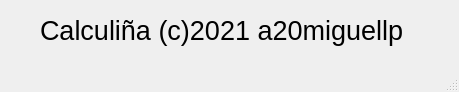
<?xml version="1.0" encoding="UTF-8"?>
<ui version="4.0">
 <class>infoWindow</class>
 <widget class="QMainWindow" name="infoWindow">
  <property name="geometry">
   <rect>
    <x>0</x>
    <y>0</y>
    <width>459</width>
    <height>92</height>
   </rect>
  </property>
  <property name="windowTitle">
   <string>Sobre a aplicación</string>
  </property>
  <property name="unifiedTitleAndToolBarOnMac">
   <bool>false</bool>
  </property>
  <widget class="QWidget" name="centralwidget">
   <widget class="QLabel" name="datosLabel">
    <property name="geometry">
     <rect>
      <x>40</x>
      <y>10</y>
      <width>391</width>
      <height>41</height>
     </rect>
    </property>
    <property name="font">
     <font>
      <pointsize>20</pointsize>
     </font>
    </property>
    <property name="text">
     <string>Calculiña (c)2021 a20miguellp</string>
    </property>
   </widget>
  </widget>
  <widget class="QMenuBar" name="menubar">
   <property name="geometry">
    <rect>
     <x>0</x>
     <y>0</y>
     <width>459</width>
     <height>21</height>
    </rect>
   </property>
  </widget>
  <widget class="QStatusBar" name="statusbar"/>
 </widget>
 <resources/>
 <connections>
  <connection>
   <sender>statusbar</sender>
   <signal>messageChanged(QString)</signal>
   <receiver>datosLabel</receiver>
   <slot>setText(QString)</slot>
   <hints>
    <hint type="sourcelabel">
     <x>153</x>
     <y>151</y>
    </hint>
    <hint type="destinationlabel">
     <x>153</x>
     <y>80</y>
    </hint>
   </hints>
  </connection>
 </connections>
</ui>
